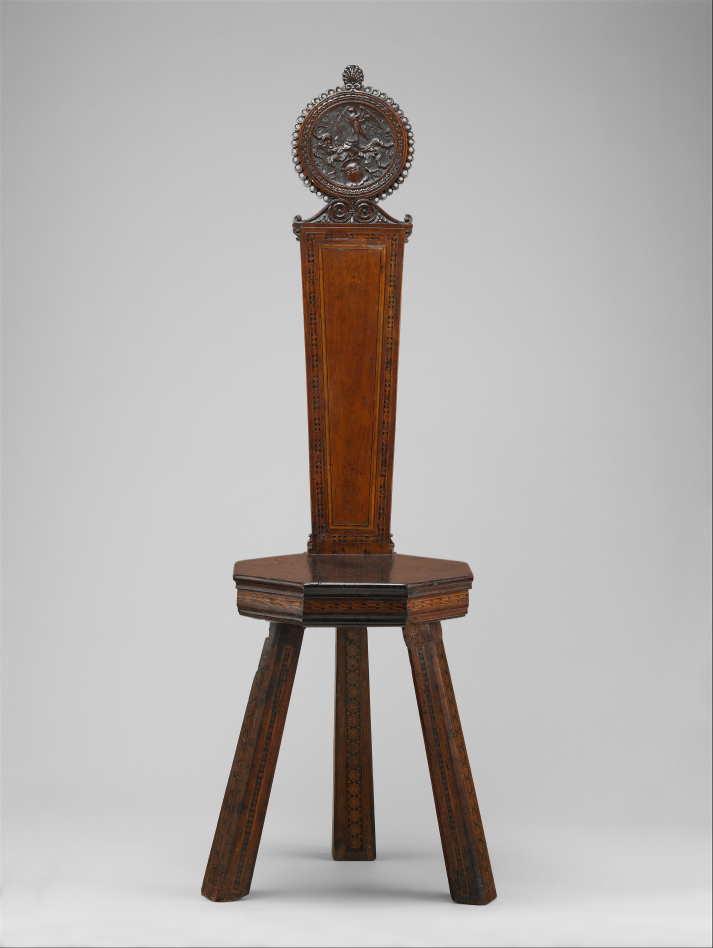
#> input picture dataset/met_196580_Workshop of Giuliano da Maiano (1432–1490) and Benedetto da Maiano (1442–1497)_Chair (Sgabello).jpg, 2849 x 3792 px, given as the content of the folder /home/luke/Documents/artGAN/portraitsFullRes/portrait, which was not available (shown at 1/4 size)
$ python imageResizer.py   (older library calls are emulated)
#> lines starting #> are read from the running program, lines starting #| are printed output that depends on the picture
import os
from matplotlib.image import imread
from scipy.misc import imresize, imsave
from argparse import ArgumentParser
import sys


# [14 lines of commented-out code are left out]
y_dim = 256
x_dim = 256
outputDir="/home/luke/Documents/artGAN/portraits256"
fullResDir="/home/luke/Documents/artGAN/portraitsFullRes/portrait"
# fullResDir = args.d
# outputDir = args.o
print("Cropping images in ", fullResDir)

filepaths = []
for dir, _, files in os.walk(fullResDir):
    for filename in files:
        relDir = os.path.relpath(dir, fullResDir)
        relFile = os.path.join(relDir, filename)
        #temp fix for file path containing an extra "/./"
        relFile = relFile[2:]
        filepaths.append(fullResDir + "/" + relFile)

#filepaths[0] = filepaths[1] #dealing with DS_Store on Mac
for image, filepath in enumerate(filepaths):

    try:
        img = imread(filepath)
#> img is the input picture: shape (3792, 2849, 3); mean R, G, B 179.5, 175.5, 173.2
        img = imresize(img, (x_dim, y_dim))
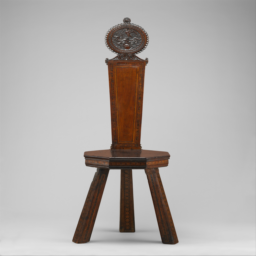
#> img: shape (256, 256, 3); mean R, G, B 179.6, 175.5, 173.3
        imsave(outputDir + "/" + str(image) + ".jpg", img)
    except: pass

filepaths_new = []
for dir, _, files in os.walk(outputDir):
    for filename in files:
        if not filename.endswith(".jpg"):
            continue
        relDir = os.path.relpath(dir, outputDir)
        relFile = os.path.join(relDir, filename)
        filepaths_new.append(outputDir + "/" + relFile)

$ run again, on dataset/met_197742_Nicolas-Quinibert Foliot_Armchair (part of a set).jpg
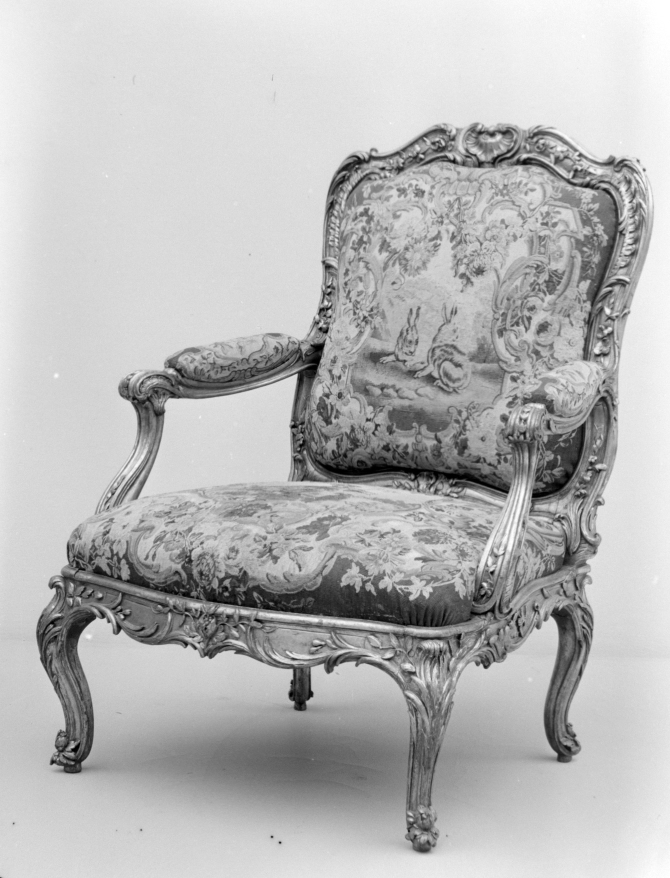
#> input picture dataset/met_197742_Nicolas-Quinibert Foliot_Armchair (part of a set).jpg, 1340 x 1756 px, given as the content of the folder /home/luke/Documents/artGAN/portraitsFullRes/portrait, which was not available (shown at 1/2 size)
#> img is the input picture: shape (1756, 1340, 3); min 0, max 255, mean 183.4
#> `img = imresize(img, (x_dim, y_dim))`:
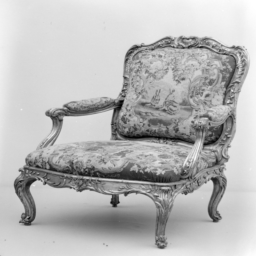
#> img: shape (256, 256, 3); min 1, max 255, mean 183.4
